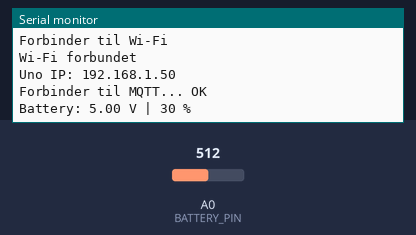
A program run on a simulated Arduino Uno R4 WiFi. Shown: the last lines printed to the serial monitor. The inputs (shaded band) are chosen by the test bench; at power-on: A0 (BATTERY_PIN) = 512. WiFi joins after 1.5 s; servers stay silent unless stated; no MQTT or app messages arrive unless stated.

Above: at 4.7 s.
4.8 s: A0 (BATTERY_PIN) set to 475
At 6.0 s:
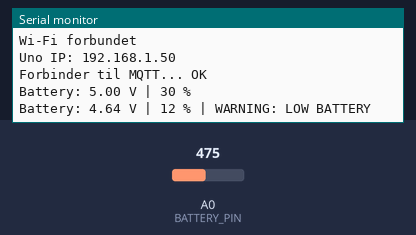
9.0 s: A0 (BATTERY_PIN) set to 306
At 10.3 s:
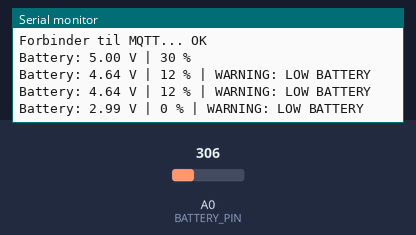

The program:

main.cpp
```cpp
#include <Arduino.h>
#include <WiFiS3.h>
#include <PubSubClient.h>

const int BATTERY_PIN = A0;

const float ADC_REF_VOLTAGE = 5.0;
const float DIVIDER_RATIO = 2.0;

const float BATTERY_FULL = 6.4;
const float BATTERY_EMPTY = 4.4;

const char* WIFI_SSID = "prog";
const char* WIFI_PASSWORD = "CHANGE_ME";

const char* MQTT_HOST = "192.168.106.10";
const int MQTT_PORT = 1883;
const char* MQTT_TOPIC = "robot/battery";

WiFiClient wifiClient;
PubSubClient mqttClient(wifiClient);

void connectWiFi() {
    Serial.print("Forbinder til Wi-Fi");

    while (WiFi.begin(WIFI_SSID, WIFI_PASSWORD) != WL_CONNECTED) {
        Serial.print(".");
        delay(2000);
    }

    Serial.println();
    Serial.println("Wi-Fi forbundet");
    Serial.print("Uno IP: ");
    Serial.println(WiFi.localIP());
}

void connectMQTT() {
    while (!mqttClient.connected()) {
        Serial.print("Forbinder til MQTT... ");

        if (mqttClient.connect("uno_r4_battery")) {
            Serial.println("OK");
        } else {
            Serial.print("fejl, state=");
            Serial.println(mqttClient.state());
            delay(2000);
        }
    }
}

void setup() {
    Serial.begin(9600);
    delay(2000);

    Serial.println("Battery monitor + MQTT");

    connectWiFi();

    mqttClient.setServer(MQTT_HOST, MQTT_PORT);
    connectMQTT();
}

void loop() {
    if (WiFi.status() != WL_CONNECTED) {
        connectWiFi();
    }

    if (!mqttClient.connected()) {
        connectMQTT();
    }

    mqttClient.loop();

    int rawValue = analogRead(BATTERY_PIN);

    float measuredVoltage =
        rawValue * (ADC_REF_VOLTAGE / 1023.0);

    float batteryVoltage =
        measuredVoltage * DIVIDER_RATIO;

    float batteryPercent =
        ((batteryVoltage - BATTERY_EMPTY) /
        (BATTERY_FULL - BATTERY_EMPTY)) * 100.0;

    batteryPercent = constrain(batteryPercent, 0.0, 100.0);

    Serial.print("Battery: ");
    Serial.print(batteryVoltage, 2);
    Serial.print(" V | ");
    Serial.print(batteryPercent, 0);
    Serial.print(" %");

    if (batteryPercent <= 20.0) {
        Serial.print(" | WARNING: LOW BATTERY");
    }

    Serial.println();

    char payload[16];
    snprintf(payload, sizeof(payload), "%.0f", batteryPercent);

    mqttClient.publish(MQTT_TOPIC, payload);

    delay(2000);
}
```

Measured:
- the behaviour switches between 492 and 491 on A0 (BATTERY_PIN) (found by bisection; images 0 and 1)
- after the input at 4.8 s, the serial monitor: prints a new line after 0.75 s (image 1)
- after the input at 9.0 s, the serial monitor: prints a new line after 0.56 s (image 2)
